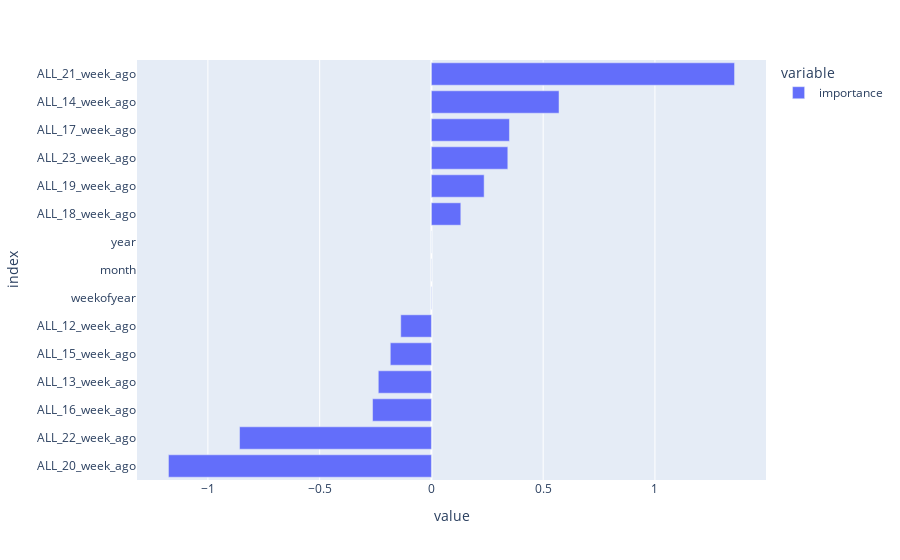

Write notebook code for a chart like this one.
### Markdown cell above
## forecast

### Code cell
%%time

train_last_date = '2022-01-02'
X_train = X[X.index <= train_last_date]
y_train = y[y.index <= train_last_date]
print(X_train.shape, y_train.shape)

model = trainXGBoost(X_train, y_train)

fi = pd.DataFrame(model.coef_, index=X_train.columns, columns=['importance']).sort_values('importance')
px.bar(fi, orientation='h')

### Figure 1 — Plotly figure (JSON) as saved in the notebook; plotly's stock layout.template omitted (floating-point values rounded to 4 significant figures)
{"data": [{"alignmentgroup": "True", "hovertemplate": "variable=importance<br>value=%{x}<br>index=%{y}<extra></extra>", "legendgroup": "importance", "marker": {"color": "#636efa", "pattern": {"shape": ""}}, "name": "importance", "offsetgroup": "importance", "orientation": "h", "showlegend": true, "textposition": "auto", "type": "bar", "x": [-1.177, -0.8584, -0.2633, -0.2377, -0.1839, -0.1372, -0.001015, -0.0004709, -6.052e-05, 0.1315, 0.2359, 0.3418, 0.3491, 0.5709, 1.356], "xaxis": "x", "y": ["ALL_20_week_ago", "ALL_22_week_ago", "ALL_16_week_ago", "ALL_13_week_ago", "ALL_15_week_ago", "ALL_12_week_ago", "weekofyear", "month", "year", "ALL_18_week_ago", "ALL_19_week_ago", "ALL_23_week_ago", "ALL_17_week_ago", "ALL_14_week_ago", "ALL_21_week_ago"], "yaxis": "y"}], "layout": {"autosize": true, "barmode": "relative", "legend": {"title": {"text": "variable"}, "tracegroupgap": 0}, "margin": {"t": 60}, "xaxis": {"anchor": "y", "autorange": true, "domain": [0, 1], "range": [-1.317, 1.497], "title": {"text": "value"}, "type": "linear"}, "yaxis": {"anchor": "x", "autorange": true, "domain": [0, 1], "range": [-0.5, 14.5], "title": {"text": "index"}, "type": "category"}}}
